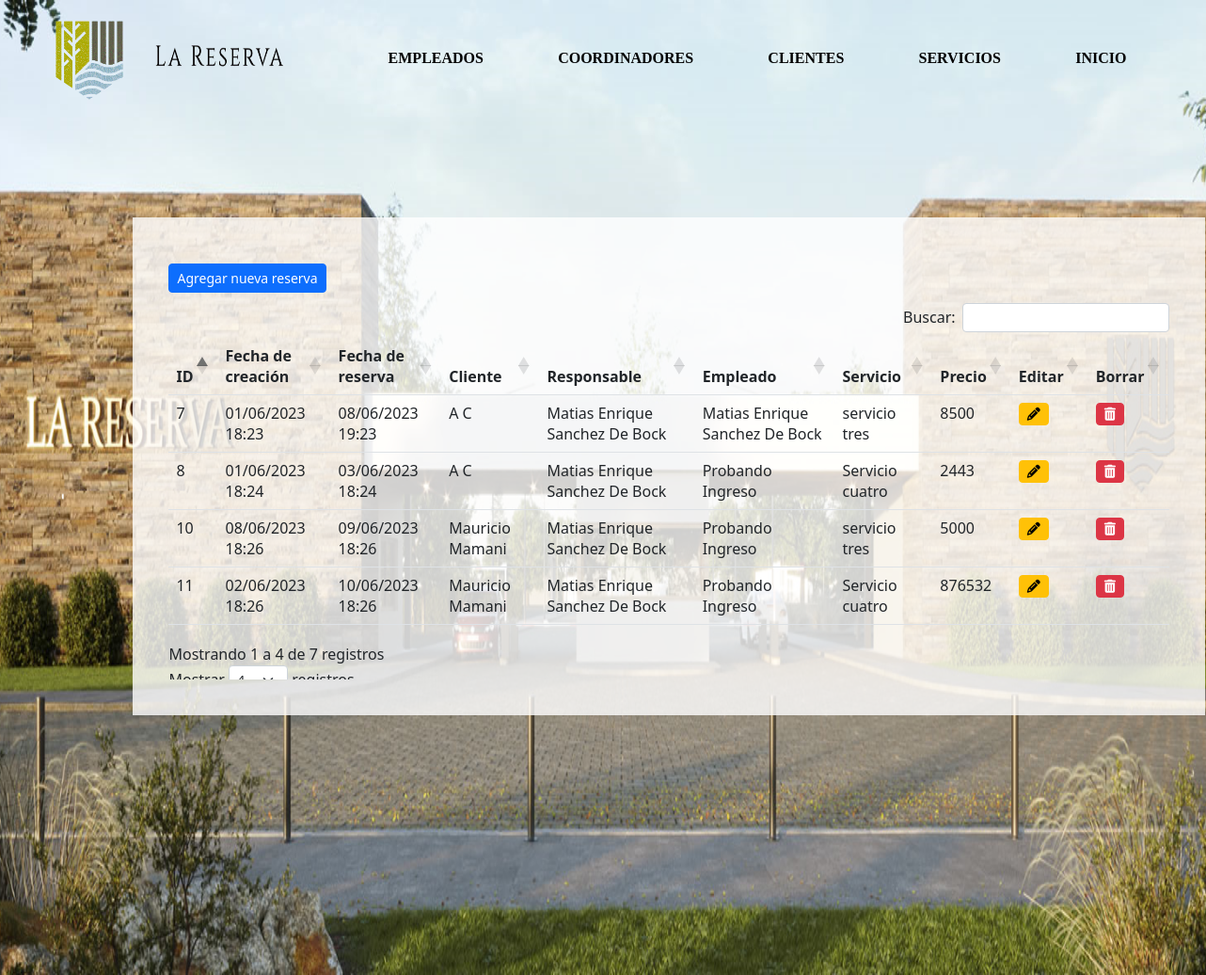
The page /reservas/listado/ on the database as committed earlier.
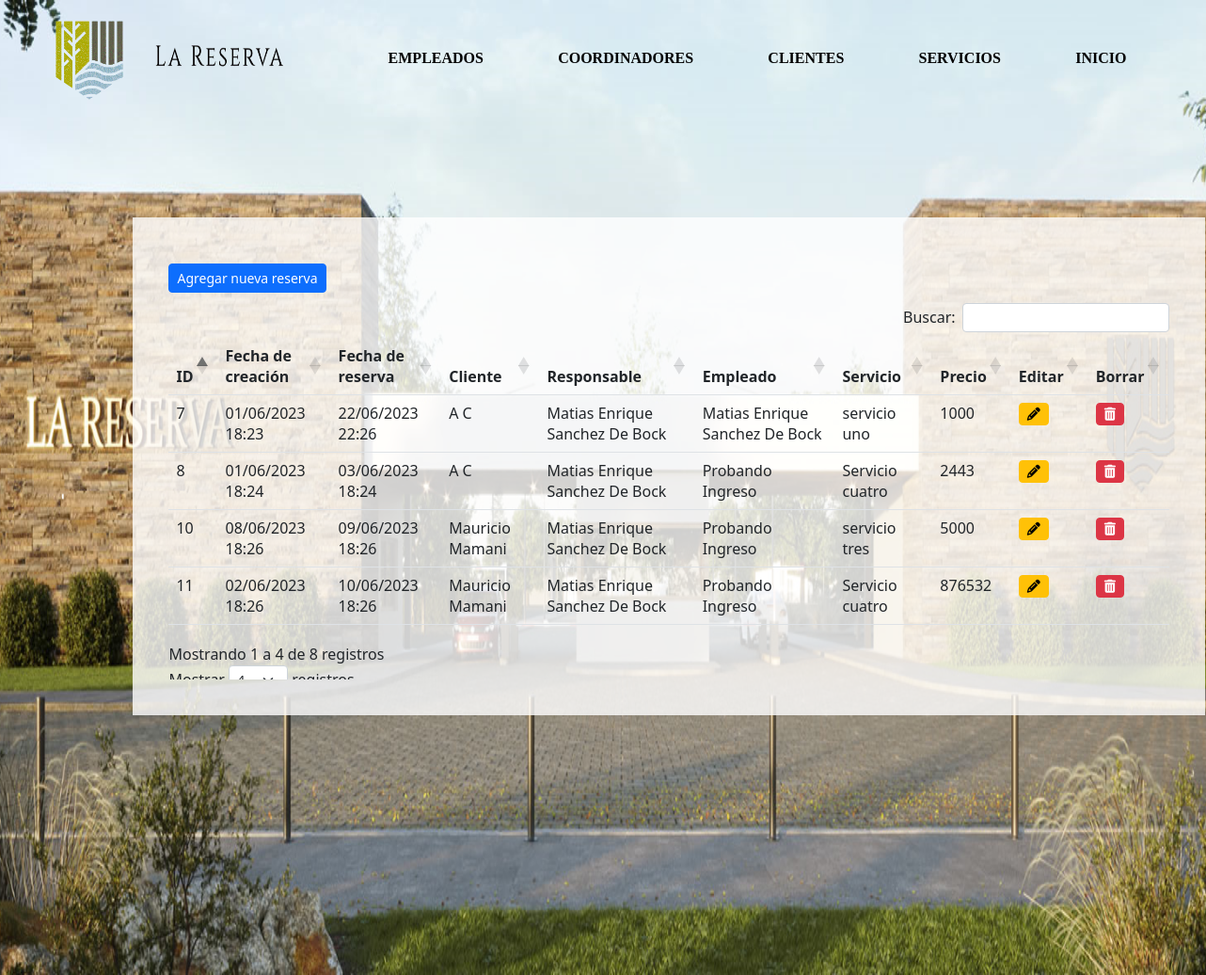
The same page on the database as committed later.
### reservas/models.py (models this page shows, shortened)
class ReservaServicio(models.Model):
    fecha_creacion = models.DateTimeField(verbose_name="Fecha de creacion",auto_now_add=True)
    fecha_reserva = models.DateTimeField(verbose_name="Fecha de reserva")
    cliente = models.ForeignKey(Cliente,verbose_name="Cliente",on_delete=models.CASCADE,related_name="cliente")
    responsable = models.ForeignKey(Coordinador,verbose_name="Coordinador",on_delete=models.CASCADE,related_name="coordinador")
    empleado = models.ForeignKey(Empleado,verbose_name="Empleado",on_delete=models.CASCADE,related_name="empleado")
    servicio = models.ForeignKey(Servicio,verbose_name="Servicio",on_delete=models.CASCADE,related_name="servicio")
    precio = models.IntegerField(verbose_name="Precio")

class Servicio(models.Model):
    nombre = models.CharField(verbose_name="Nombre", max_length=50)
    descripcion = models.CharField(verbose_name="Descripcion", max_length=50)
    precio = models.IntegerField(verbose_name="Precio")
    activo = models.BooleanField(verbose_name="Activo", default=True)

class Cliente(models.Model):
    nombre = models.CharField(verbose_name="Nombre",max_length=50)
    apellido = models.CharField(verbose_name="Apellido",max_length=50)
    activo = models.BooleanField(verbose_name="Activo",default=True)

class Coordinador(models.Model):
    nombre = models.CharField(verbose_name="Nombre",max_length=50)
    apellido = models.CharField(verbose_name="Apellido",max_length=50)
    numero_documento = models.IntegerField(verbose_name="Numero de documento", unique=True)
    fecha_alta = models.DateTimeField(verbose_name="Fecha de alta",auto_now_add=True)
    activo = models.BooleanField(verbose_name="Activo",default=True)

class Empleado(models.Model):
    nombre = models.CharField(verbose_name="Nombre",max_length=50)
    apellido = models.CharField(verbose_name="Apellido",max_length=50)
    numero_legajo = models.IntegerField(verbose_name="Numero de legajo", unique=True)
    activo = models.BooleanField(verbose_name="Activo",default=True)

### reservas/views.py (the view)
# urls.py: path('listado/', views.listado_reservas_de_servicios,name="listado_reservas_de_servicios"),
def listado_reservas_de_servicios(request):
    reservas = ReservaServicio.objects.all();
    return render(request,"reservas/listar_reservas_de_servicios.html",{"reservas":reservas})

### reservas/templates/reservas/listar_reservas_de_servicios.html (shortened to what this page needs)
{% load static %}
<link rel="stylesheet" href="{% static 'css/home.css' %}">
 <link rel="stylesheet" href="{% static 'css/listados.css' %}" />
 <link rel="stylesheet" href="https://cdnjs.cloudflare.com/ajax/libs/font-awesome/6.2.1/css/all.min.css" />
 <link rel="stylesheet" href="https://cdn.jsdelivr.net/npm/bootstrap@5.2.3/dist/css/bootstrap.min.css" />
<link href="https://cdn.datatables.net/1.13.4/css/dataTables.bootstrap5.min.css" rel="stylesheet"/>
<link href="https://cdn.datatables.net/buttons/2.3.6/css/buttons.bootstrap5.min.css" rel="stylesheet"/>
<div class="cabecera">
    <div>
        <img src="{% static 'img/BANNER-01.png' %}" alt="" width="100%" id="fondo">
    </div>
    <div class="navegar">
        <div id="div_logo">
            <img src="{% static 'img/resetImage.png' %}" alt="" id="logo">
            <img src="{% static 'img/resetImage (1).png' %}" alt="" id="logo_letra">
        </div>
        <div id="nav">
            <a href="{% url 'listado_empleados' %}" class="a">EMPLEADOS</a>
            <a href="{% url 'listado_coordinadores' %}" class="a">COORDINADORES</a>
            <a href="{% url 'listado_clientes' %}" class="a">CLIENTES</a>
            <a href="{% url 'listado_servicios' %}" class="a">SERVICIOS</a>
            <a href="{% url 'home' %}" class="a">INICIO</a>
        </div>
    </div>
    {% load tz %}
    <div class="container mt-4" id="tabla">
        <div class="row">
            <div class="col-sm-12 col-md-12 col-lg-12 col-xl-12">
                <a href="{% url 'registrar_reserva_de_servicio' %}" id="nuevo"><button class='btn btn-sm btn-primary'>Agregar nueva reserva</button></a>
                <div class="table-responsive" id="div1">
                    <table id="listado" class="table">
                        <thead>
                            <tr>
                                <th>ID</th>
                                <th>Fecha de creación</th>
                                <th>Fecha de reserva</th>
                                <th>Cliente</th>
                                <th>Responsable</th>
                                <th>Empleado</th>
                                <th>Servicio</th>
                                <th>Precio</th>
                                <th>Editar</th>
                                <th>Borrar</th>
                            </tr>
                        </thead>
                        <tbody>
                            {% for reserva in reservas %}
                            <tr>
                                <td>{{reserva.id}}</td>
                                {% load tz %}
                                <td>{{reserva.fecha_creacion|localtime|date:"d/m/Y H:i"}}</td>
                                <td>{{reserva.fecha_reserva|localtime|date:"d/m/Y H:i" }}</td>
                                <td>{{reserva.cliente.nombre}} {{reserva.cliente.apellido}}</td>
                                <td>{{reserva.responsable.nombre}} {{reserva.responsable.apellido}}</td>
                                <td>{{reserva.empleado.nombre}} {{reserva.empleado.apellido}}</td>
                                <td>{{reserva.servicio.nombre}}</td>
                                <td>{{reserva.precio}}</td>
                                <td><a href="{% url 'modificar_reserva_de_servicio' reserva.id %}"><button class='btn btn-sm btn-warning'><i class='fa-solid fa-pencil'></i></button></a></td>
                                <td><a href="{% url 'eliminar_reserva_de_servicio' reserva.id %}"><button class='btn btn-sm btn-danger'><i class='fa-solid fa-trash-can'></i></button></a></td>
                            </tr>
                            {% endfor %}
                        </tbody>
                    </table>
                </div>
            </div>
        </div>
    </div>
</div>

Rows that differ between the two databases and show on the page:
changed ReservaServicio id 7: fecha_reserva "08/06/2023 19:23" → "22/06/2023 22:26"; servicio.nombre "servicio tres" → "servicio uno"; precio "8500" → "1000"
Other text that changed with them:
text written by a page script: "Buscar: Mostrando 1 a 4 de 7 registros Mostrar registros" → "Buscar: Mostrando 1 a 4 de 8 registros Mostrar registros"
